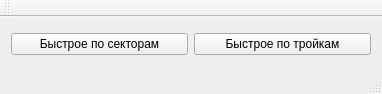
<?xml version="1.0" encoding="UTF-8"?>
<ui version="4.0">
 <class>MainWindow</class>
 <widget class="QMainWindow" name="MainWindow">
  <property name="geometry">
   <rect>
    <x>0</x>
    <y>0</y>
    <width>382</width>
    <height>94</height>
   </rect>
  </property>
  <property name="windowTitle">
   <string>MainWindow</string>
  </property>
  <widget class="QWidget" name="centralWidget">
   <layout class="QGridLayout" name="gridLayout">
    <item row="0" column="0">
     <widget class="QPushButton" name="fastSectorPushButton">
      <property name="text">
       <string>Быстрое по секторам</string>
      </property>
     </widget>
    </item>
    <item row="0" column="1">
     <widget class="QPushButton" name="fastThreePushButton">
      <property name="text">
       <string>Быстрое по тройкам</string>
      </property>
     </widget>
    </item>
   </layout>
  </widget>
  <widget class="QMenuBar" name="menuBar">
   <property name="geometry">
    <rect>
     <x>0</x>
     <y>0</y>
     <width>382</width>
     <height>21</height>
    </rect>
   </property>
  </widget>
  <widget class="QToolBar" name="mainToolBar">
   <attribute name="toolBarArea">
    <enum>TopToolBarArea</enum>
   </attribute>
   <attribute name="toolBarBreak">
    <bool>false</bool>
   </attribute>
  </widget>
  <widget class="QStatusBar" name="statusBar"/>
 </widget>
 <layoutdefault spacing="6" margin="11"/>
 <resources/>
 <connections/>
</ui>
